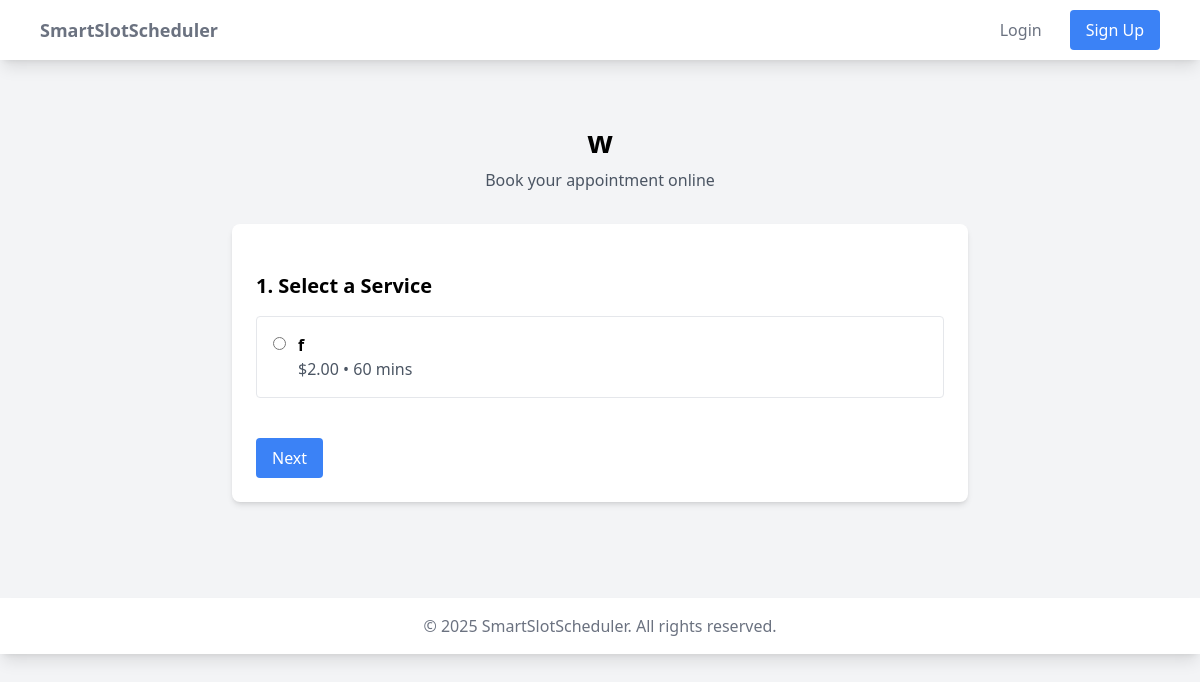
Screenshot of /w/ with the database file from the repository.
### core/models.py (models this page shows, shortened)
class Business(models.Model):
    owner = models.OneToOneField(User, on_delete=models.CASCADE)
    name = models.CharField(max_length=100)
    booking_url = models.SlugField(unique=True, blank=True)
    email = models.EmailField()
    phone = models.CharField(max_length=20)
    created_at = models.DateTimeField(auto_now_add=True)
    calendar_id = models.CharField(
        max_length=255,
        null=True,
        blank=True,
        help_text="Google Calendar ID for this business"
    )
    class Meta:
        verbose_name = 'business'        # Singular form
        verbose_name_plural = 'businesses'  # Plural form
        ordering = ['-created_at']       # Default ordering

### scheduler/models.py (models this page shows, shortened)
class Service(models.Model):
    business = models.ForeignKey(Business, related_name='services', on_delete=models.CASCADE)
    name = models.CharField(max_length=100)
    duration = models.IntegerField(help_text="Duration in minutes")
    price = models.DecimalField(max_digits=10, decimal_places=2)
    description = models.TextField(blank=True)
    active = models.BooleanField(default=True)
    created_at = models.DateTimeField(default=timezone.now)
    updated_at = models.DateTimeField(auto_now=True)
    class Meta:
        indexes = [
            models.Index(fields=['business', 'active']),
        ]
        ordering = ['name']

### scheduler/views.py (the view)
# urls.py: path('<str:booking_url>/', views.booking_page, name='booking_page'),
def booking_page(request, booking_url):
    business = get_object_or_404(Business, booking_url=booking_url)
    services = Service.objects.filter(business=business, active=True)
    return render(request, 'scheduler/booking_page.html', {
        'business': business,
        'services': services,
    })

### scheduler/templates/scheduler/booking_page.html (shortened to what this page needs)
{% extends "core/shared/base.html" %}
{% block content %}
<div class="max-w-3xl mx-auto px-4 py-8">
    <div class="text-center mb-8">
        <h1 class="text-3xl font-bold mb-2">{{ business.name }}</h1>
        <p class="text-gray-600">Book your appointment online</p>
    </div>
    <div class="bg-white rounded-lg shadow-md p-6">
        <form id="booking-form" class="space-y-6">
            <div id="step-1" class="booking-step">
                <h2 class="text-xl font-semibold mb-4">1. Select a Service</h2>
                <div class="space-y-3">
                    {% for service in services %}
                        <label class="flex items-start p-4 border rounded cursor-pointer hover:bg-gray-50">
                            <input type="radio"
                                   name="service"
                                   value="{{ service.id }}"
                                   class="mt-1"
                                   required>
                            <div class="ml-3">
                                <div class="font-semibold">{{ service.name }}</div>
                                <div class="text-gray-600">${{ service.price }} • {{ service.duration }} mins</div>
                            </div>
                        </label>
                    {% endfor %}
                </div>
            </div>
            <div class="flex justify-between pt-4">
                <button type="button"
                        id="next-step"
                        class="px-4 py-2 bg-blue-500 text-white rounded hover:bg-blue-600">
                    Next
                </button>
            </div>
        </form>
    </div>
</div>
{% endblock %}

### rows the page displays
Business: name "w"
Service: name "f", price "2.00", duration "60"
